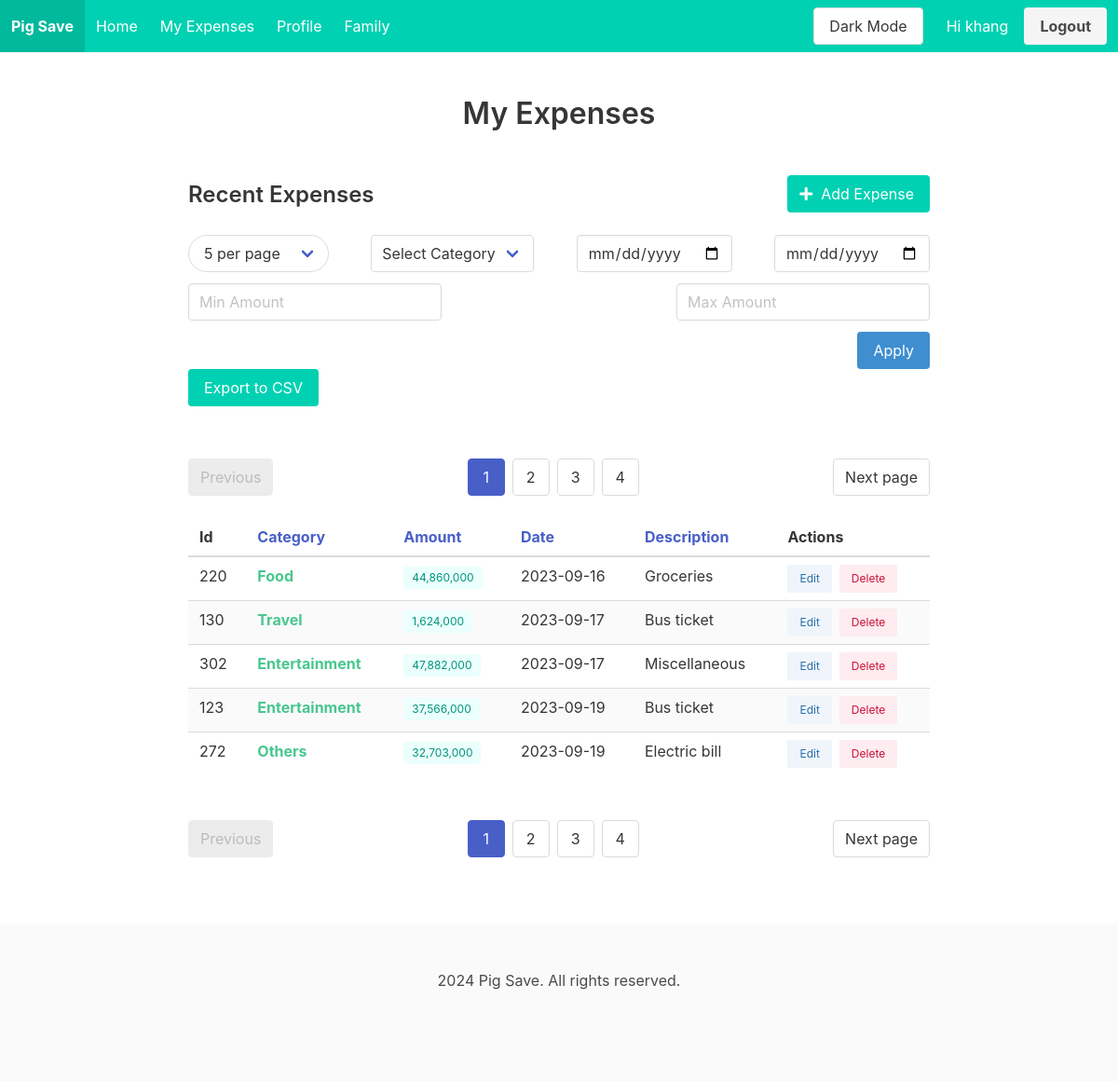
The app's page /expenses (signed in), older data.
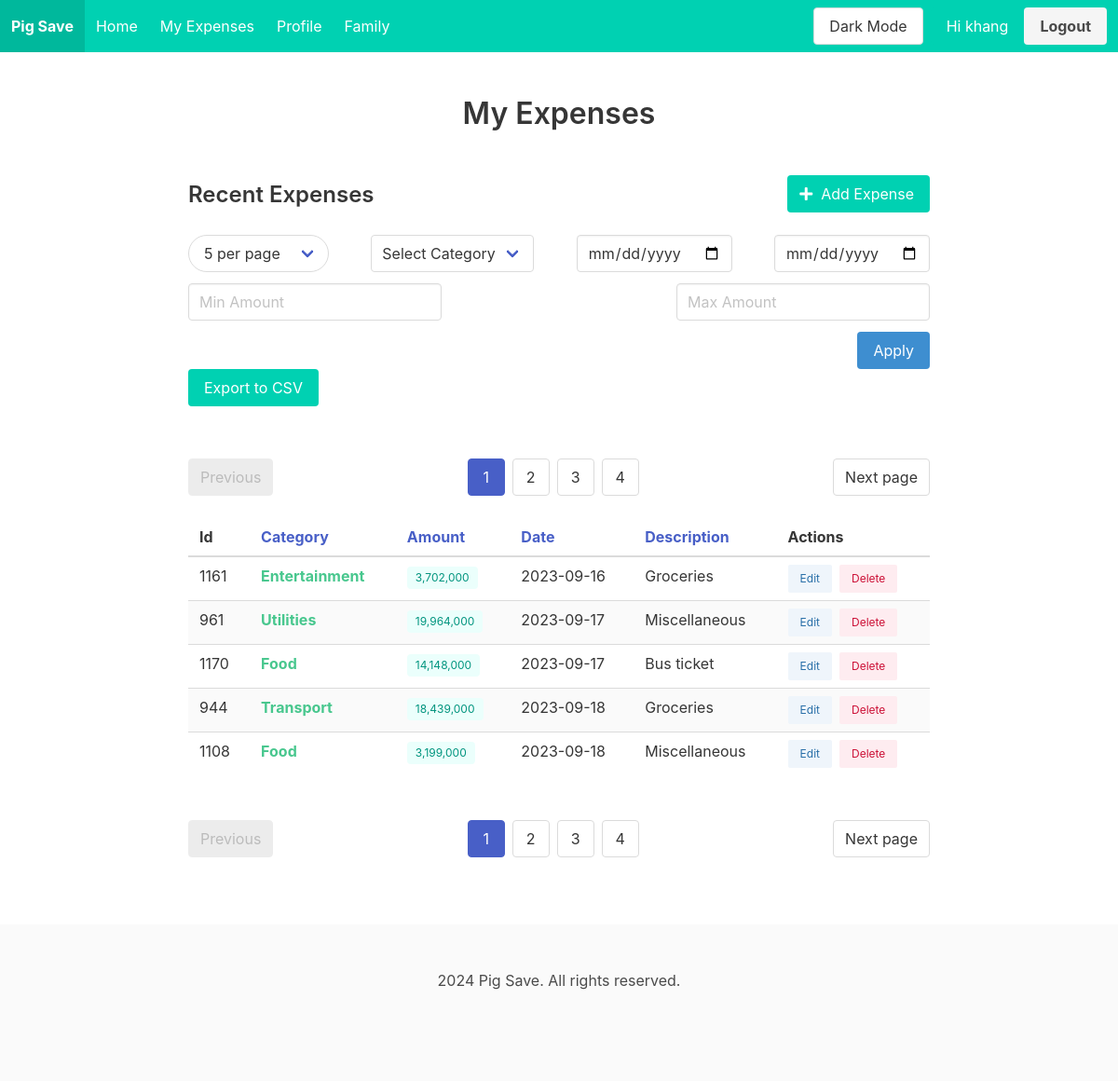
The same page, newer data.
### tables this page shows
CREATE TABLE users (
            id INTEGER PRIMARY KEY AUTOINCREMENT,
            username TEXT NOT NULL UNIQUE,
            name TEXT,
            password TEXT NOT NULL
        );

CREATE TABLE expenses (
            id INTEGER PRIMARY KEY AUTOINCREMENT,
            user_id INTEGER NOT NULL,
            amount REAL NOT NULL,
            category TEXT,
            description TEXT,
            date TEXT NOT NULL,
           FOREIGN KEY (user_id) REFERENCES users (id)
        );

### routes.py (the view)
@routes.route('/expenses')
@login_required
def expenses():
    user_id = current_user.id
    page = request.args.get('page', 1, type=int)
    size = request.args.get('size', 5, type=int)
    sort_by = request.args.get('sort_by', 'date')
    sort_order = request.args.get('sort_order', 'asc')
    filters = {key: request.args.get(key) for key in ['category', 'start_date', 'end_date', 'min_amount', 'max_amount']}
    expenses, total_expenses = Expense.get_expenses(user_id, page, size, filters, sort_by, sort_order)
    total_pages = math.ceil(total_expenses / size)
    max_pages_displayed = 4
    start_page = max(1, page - 2)
    end_page = min(total_pages, start_page + max_pages_displayed - 1)
    if end_page - start_page < max_pages_displayed - 1:
        start_page = max(1, end_page - max_pages_displayed + 1)
    return render_template('expense/list.html',
                           expenses=expenses,
                           page=page,
                           total_pages=total_pages,
                           end_page=end_page,
                           start_page=start_page,
                           filters=filters,
                           size=size,
                           sort_by=sort_by,
                           sort_order=sort_order)

### main.py (called while the page is built)
@login_manager.user_loader
def load_user(id):
    from models.user import User
    return User.getUser(id)

### models/user.py (called while the page is built)
    def getUser(user_id):
        conn = sqlite3.connect('pig_save.db')
        cursor = conn.cursor()
        cursor.execute('SELECT id, username, name FROM users WHERE id = ?', (user_id,))
        user = cursor.fetchone()
        conn.close()
        if user:
            return User(user[0], user[1], user[2])
        return None

### templates/expense/list.html (shortened to what this page needs)
{% extends "base.html" %}
{% block content %}
<section class="section">
  <div class="container">
    <div class="columns is-centered">
      <div class="column is-10">
        <h1 class="title has-text-centered is-3 mb-6">My Expenses</h1>
        <div class="level">
          <div class="level-left">
            <div class="level-item">
              <h2 class="title is-4">Recent Expenses</h2>
            </div>
          </div>
          <div class="level-right">
            <div class="level-item">
              <button id="openExpenseDialog" class="button is-primary">
                <span class="icon">
                  <i class="fas fa-plus"></i>
                </span>
                <span>Add Expense</span>
              </button>
            </div>
          </div>
        </div>
          <form method="get" action="{{ url_for('main.expenses') }}" class="mb-5 filter-form">
            <div class="field is-grouped is-justify-content-space-between is-grouped-multiline is-flex-wrap-wrap">
                <div class="control">
                    <div class="select is-rounded">
                      <select name="size" id="size" onchange="this.form.submit()">
                        <option value="5" {% if size == 5 %}selected{% endif %}>5 per page</option>
                      </select>
                    </div>
                  </div>
                <div class="control">
                  <div class="select">
                    <select name="category">
                        <option value="">Select Category</option>
                    </select>
                  </div>
                </div>
                <div class="control">
                  <input class="input" type="date" name="start_date" value="{{ filters.start_date }}" placeholder="Start Date">
                </div>
                <div class="control">
                  <input class="input" type="date" name="end_date" value="{{ filters.end_date }}" placeholder="End Date">
                </div>
                <div class="control">
                  <input class="input" type="number" step="10000" name="min_amount" placeholder="Min Amount" value="{{ filters.min_amount }}">
                </div>
                <div class="control">
                  <input class="input" type="number" step="10000" name="max_amount" placeholder="Max Amount" value="{{ filters.max_amount }}">
                </div>
            </div>
            <div class="control is-flex is-justify-content-flex-end">
                <button type="submit" class="button is-info">Apply</button>
            </div>
            <div class="buttons">
              <a class="button is-primary" href="{{ url_for('main.export_expenses_csv') }}">
                  Export to CSV
              </a>
          </div>
            <nav class="pagination is-centered mt-6" role="navigation">
                <a class="pagination-previous" {% if page > 1 %}href="{{ url_for('main.expenses', page=page-1, size=size, sort_order=sort_order, sort_by=sort_by) }}"{% else %}disabled{% endif %}>Previous</a>
                <a class="pagination-next" {% if page < total_pages %}href="{{ url_for('main.expenses', page=page+1, size=size, sort_order=sort_order, sort_by=sort_by) }}"{% else %}disabled{% endif %}>Next page</a>
                <ul class="pagination-list">
                  {% for p in range(start_page, end_page + 1) %}
                    <li>
                      <a class="pagination-link {% if p == page %}is-current{% endif %}" href="{{ url_for('main.expenses', page=p, size=size, sort_order=sort_order, sort_by=sort_by) }}">{{ p }}</a>
                    </li>
                  {% endfor %}
                </ul>
              </nav>
            <div class="table-container">
              <table class="table is-striped is-hoverable is-fullwidth">
                <thead>
                    <tr>
                      <th>
                        Id
                      </th>
                      <th>
                        <a href="{{ url_for('main.expenses', sort_by='category', sort_order='desc' if sort_by == 'category' and sort_order == 'asc' else 'asc', page=page, size=size, **filters) }}">
                          Category
                        </a>
                      </th>
                      <th>
                        <a href="{{ url_for('main.expenses', sort_by='amount', sort_order='desc' if sort_by == 'amount' and sort_order == 'asc' else 'asc', page=page, size=size, **filters) }}">
                          Amount
                        </a>
                      </th>
                      <th>
                        <a href="{{ url_for('main.expenses', sort_by='date', sort_order='desc' if sort_by == 'date' and sort_order == 'asc' else 'asc', page=page, size=size, **filters) }}">
                            Date
                          </a>
                      </th>
                      <th>
                        <a href="{{ url_for('main.expenses', sort_by='description', sort_order='desc' if sort_by == 'description' and sort_order == 'asc' else 'asc', page=page, size=size, **filters) }}">
                          Description
                        </a>
                      </th>
                      <th>Actions</th>
                    </tr>
                  </thead>
                {% if expenses %}
                <tbody>
                  {% for expense in expenses %}
                    <tr>
                      <td>{{ expense[0] }}</td>
                      <td>
                        <strong class="has-text-success">{{ expense[3] }}</strong>
                      </td>
                      <td>
                        <span class="tag is-primary is-light">{{ '{:,.0f}'.format(expense[2]) }}</span>
                      </td>
                      <td>{{ expense[5] }}</td>
                      <td>{{ expense[4] }}</td>
                      <td>
                        <div class="buttons are-small">
                            <button type="button" class="button is-info is-light" onclick="editExpense('{{ expense[0] }}', '{{ expense[4] }}', '{{ expense[3] }}', '{{ expense[5] }}', '{{ expense[2] }}')">Edit</button>
                            <button type="button" class="button is-danger is-light" onclick="deleteExpense('{{ expense[0] }}')">Delete</button>
                        </div>
                      </td>
                    </tr>
                  {% endfor %}
                  {% else %}
                  <td colspan="5" class="has-text-centered is-centered is-size-4 is-bold">No records</td>
                </div>
            {% endif %}
                </tbody>
              </table>
            </div>
            <nav class="pagination is-centered mt-6" role="navigation" >
              <a class="pagination-previous" {% if page > 1 %}href="{{ url_for('main.expenses', page=page-1, size=size, sort_order=sort_order, sort_by=sort_by) }}"{% else %}disabled{% endif %}>Previous</a>
              <a class="pagination-next" {% if page < total_pages %}href="{{ url_for('main.expenses', page=page+1, size=size, sort_order=sort_order, sort_by=sort_by) }}"{% else %}disabled{% endif %}>Next page</a>
              <ul class="pagination-list">
                {% for p in range(start_page, end_page + 1) %}
                  <li>
                    <a class="pagination-link {% if p == page %}is-current{% endif %}" href="{{ url_for('main.expenses', page=p, size=size, sort_order=sort_order, sort_by=sort_by) }}">{{ p }}</a>
                  </li>
                {% endfor %}
              </ul>
            </nav>
      </div>
    </div>
  </div>
</section>
{% endblock %}

### templates/base.html (shortened to what this page needs)
<!DOCTYPE html>
<html lang="en">
  <head>
    <link
      rel="stylesheet"
      href="https://cdn.jsdelivr.net/npm/bulma@0.9.3/css/bulma.min.css"
    />
    <link
      rel="stylesheet"
      href="https://cdnjs.cloudflare.com/ajax/libs/font-awesome/5.15.3/css/all.min.css"
    />
    <link rel="stylesheet" href="static/css/darkmode.css">
  </head>
  <body>
    <nav
      class="navbar is-primary"
      role="navigation"
    >
      <div class="navbar-brand">
        <a class="navbar-item" href="{{ url_for('main.dashboard') }}">
          <strong>Pig Save</strong>
        </a>
      </div>
      <div id="navbarBasicExample" class="navbar-menu">
        <div class="navbar-start">
          <a class="navbar-item" href="{{ url_for('main.dashboard') }}">
            Home
          </a>
          <a class="navbar-item" href="{{ url_for('main.expenses') }}">
            My Expenses
          </a>
          <a class="navbar-item" href="{{ url_for('main.profile') }}">
            Profile
          </a>
          <a class="navbar-item" href="{{ url_for('main.family') }}">
            Family
          </a>
        </div>
        {% if current_user.is_authenticated %}
        <div class="navbar-end">
          <div class="navbar-item">
            <div class="buttons">
              <button id="theme-toggle" class="button">Dark Mode</button>
              <a href="{{ url_for('main.profile') }}">
                <span class="button is-primary">
                  Hi {{ current_user.username }}
                </span>
              </a>
              <a class="button is-light" href="{{ url_for('main.logout') }}">
                <strong>Logout</strong>
              </a>
            </div>
          </div>
        </div>
        {% endif %}
      </div>
    </nav>
    <main>{% block content %} {% endblock %}</main>
    <footer class="footer">
      <div class="content has-text-centered">
        <p>2024 Pig Save. All rights reserved.</p>
      </div>
    </footer>
  </body>
</html>

### templates/base.html (style rules this page uses)
.filter-form .control { margin-right: 0 !important; margin-left: 0; }

Row changes from the older to the newer data that the page shows:
removed expenses: id "220", category "Food", amount "44,860,000", date "2023-09-16", description "Groceries"
removed expenses: id "130", category "Travel", amount "1,624,000", date "2023-09-17", description "Bus ticket"
removed expenses: id "302", category "Entertainment", amount "47,882,000", date "2023-09-17", description "Miscellaneous"
removed expenses: id "123", category "Entertainment", amount "37,566,000", date "2023-09-19", description "Bus ticket"
removed expenses: id "272", category "Others", amount "32,703,000", date "2023-09-19", description "Electric bill"
added expenses: id "1161", category "Entertainment", amount "3,702,000", date "2023-09-16", description "Groceries"
added expenses: id "961", category "Utilities", amount "19,964,000", date "2023-09-17", description "Miscellaneous"
added expenses: id "1170", category "Food", amount "14,148,000", date "2023-09-17", description "Bus ticket"
added expenses: id "944", category "Transport", amount "18,439,000", date "2023-09-18", description "Groceries"
added expenses: id "1108", category "Food", amount "3,199,000", date "2023-09-18", description "Miscellaneous"
